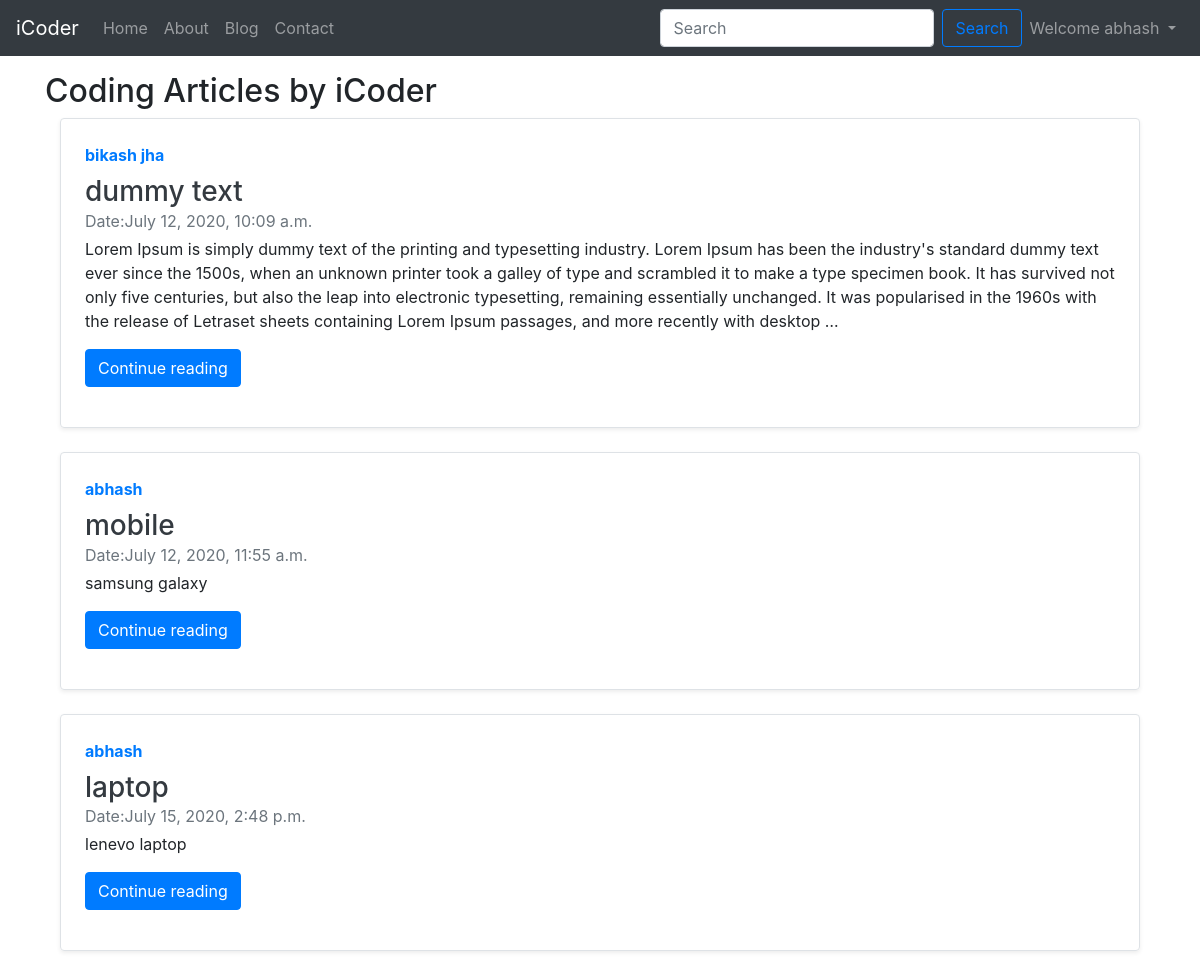
Page /blog/ (signed in) on the committed database.
### blog/models.py (models this page shows, shortened)
class Post(models.Model):
    sno=models.AutoField(primary_key=True)
    title=models.CharField(max_length=200)
    content=models.TextField()
    author=models.CharField(max_length=200)
    slug=models.CharField(max_length=200)
    timeStamp=models.DateTimeField(blank=True)

### blog/views.py (the view)
# urls.py: path('',views.blogHome,name='bloghome'),
def blogHome(request):
    allPosts= Post.objects.all()
    return render (request,'blog/blogHome.html',{'allPosts':allPosts})

### templates/blog/blogHome.html (shortened to what this page needs)
{% extends 'base.html' %}
{% block body %}
<div class="container my-3">
    <h2>Coding Articles by iCoder</h2>
 <div class="col-md-12">
 {% for post in allPosts %}
      <div class="row no-gutters border rounded overflow-hidden flex-md-row mb-4 shadow-sm h-md-250 position-relative my-2">
        <div class="col p-4 d-flex flex-column position-static">
          <strong class="d-inline-block mb-2 text-primary">{{post.author}}</strong>
          <h3 class="mb-0"> <a  class ="text-dark" href="/blog/{{post.slug}}">{{post.title}}</a></h3>
          <div class="mb-1 text-muted">Date:{{post.timeStamp}}</div>
          <p class="card-text mb-auto">{{post.content |truncatechars:500}}</p>
          <div class="my-3">
           <a href="/blog/{{post.slug}}" role="button" class="btn btn-primary">Continue reading</a>
            </div>
         </div>
      </div>
         {% endfor %}
  </div>
</div>
{% endblock body %}

### templates/base.html (shortened to what this page needs)
<!DOCTYPE html>
<html lang="en">
  <head>
    <link
      rel="stylesheet"
      href="https://stackpath.bootstrapcdn.com/bootstrap/4.5.0/css/bootstrap.min.css"
    />
  </head>
  <body>
    <nav class="navbar navbar-expand-lg navbar-dark bg-dark">
      <a class="navbar-brand" href="/">iCoder</a>
      <div class="collapse navbar-collapse" id="navbarSupportedContent">
        <ul class="navbar-nav mr-auto">
          <li class="nav-item {% block homeactive %} {% endblock homeactive %}">
            <a class="nav-link" href="/"
              >Home <span class="sr-only">(current)</span></a
            >
          </li>
          <li
            class="nav-item {% block aboutactive %} {% endblock aboutactive %}"
          >
            <a class="nav-link" href="/about">About</a>
          </li>
          <li class="nav-item {% block blogactive %} {% endblock blogactive %}">
            <a class="nav-link" href="/blog">Blog</a>
          </li>
          <li
            class="nav-item {% block contactactive %} {% endblock contactactive %}"
          >
            <a class="nav-link" href="/contact">Contact</a>
          </li>
        </ul>
        <form action="/search" method="get" class="form-inline my-2 my-lg-0">
          <input
            class="form-control mr-sm-2"
            type="search"
            placeholder="Search"
            aria-label="Search"
            name="query"
            id="query"
          />
          <button class="btn btn-outline-primary my-2 my-sm-0" type="submit">
            Search
          </button>
          {% if user.is_authenticated %}
          <ul class="navbar-nav mr-auto">
            <li class="nav-item dropdown">
              <a
                class="nav-link dropdown-toggle"
                href="#"
                id="navbarDropdown"
                role="button"
                data-toggle="dropdown"
                aria-haspopup="true"
                aria-expanded="false"
              >
                Welcome {{request.user}}
              </a>
            </li>
          </ul>
          {% endif %}
        </form>
      </div>
    </nav>
    {% block body %} {% endblock body %}
  </body>
</html>

### rows in the picture
Post: author "bikash jha", title "dummy text", timeStamp "July 12, 2020, 10:09 a.m.", content "Lorem Ipsum is simply dummy text of the printing and typesetting industry. Lorem Ipsum has been the industry's standard dummy text ever since the 1500s, when an unknown printer took a galley of type and scrambled it to make a type specimen book. It has survived not only five centuries, but also the leap into electronic typesetting, remaining essentially unchanged. It was popularised in the 1960s with the release of Letraset sheets containing Lorem Ipsum passages, and more recently with desktop …"
Post: author "abhash", title "mobile", timeStamp "July 12, 2020, 11:55 a.m.", content "samsung galaxy"
Post: author "abhash", title "laptop", timeStamp "July 15, 2020, 2:48 p.m.", content "lenevo laptop"

### other values in the picture
{{ request.user }} "abhash"
